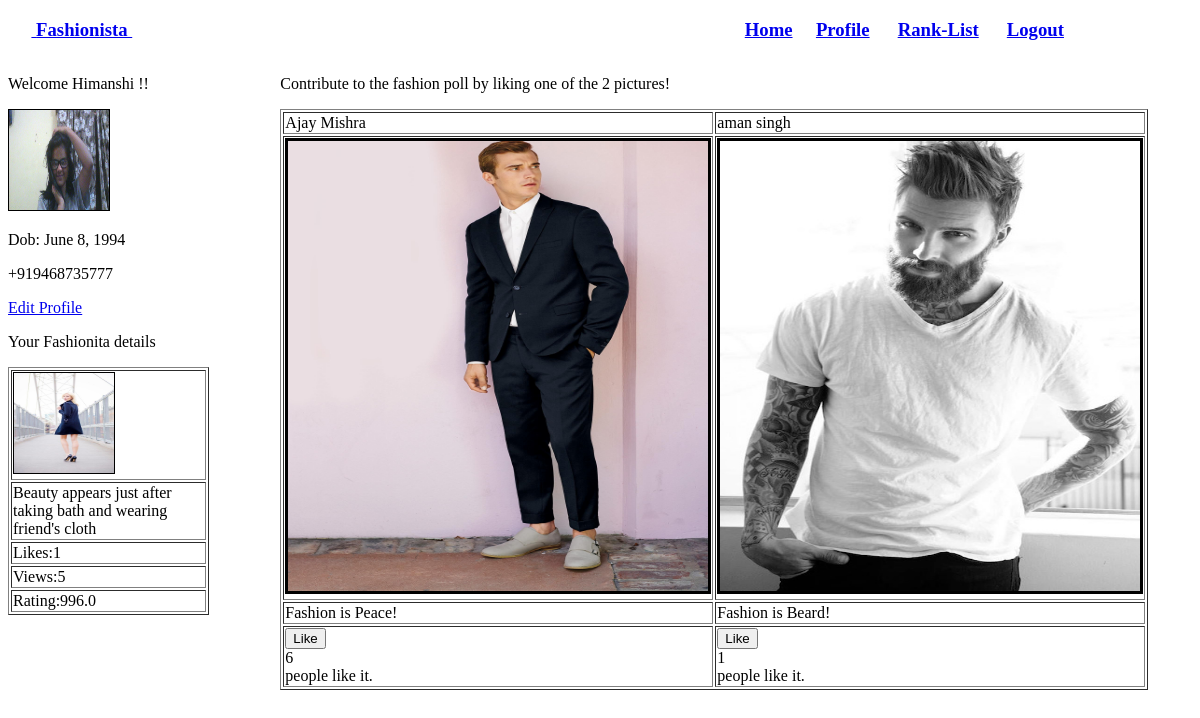
The app's page /FashionPoll/home/ (signed in), older data.
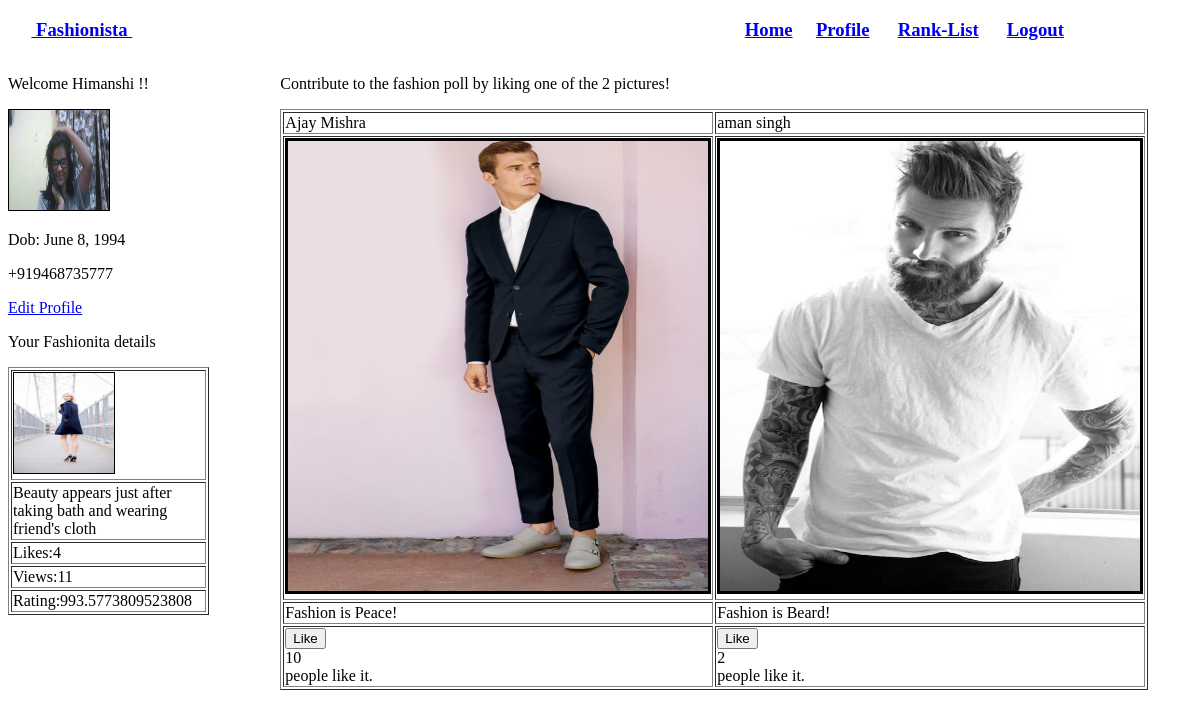
The same page, newer data.
### FashionPoll/models.py (models this page shows, shortened)
class UserProfile(models.Model):
	user = models.OneToOneField(User)
	dob = models.DateField(blank=True)
	profile_picture=models.ImageField(upload_to='profile_images',blank=True,)
	phone_number = models.CharField(max_length=16,validators=[RegexValidator(regex=r'^\+?1?\d{9,15}$', message="Phone number must be entered in the format '+9999999'. Upto 15 digits are allowed.")])

class Fashionista(models.Model):
	user = models.OneToOneField(User)
	fashionista_picture = models.ImageField(upload_to='fashionista_images',blank=False)
	title = models.CharField(max_length=250)
	likes = models.IntegerField(default=0)
	views = models.IntegerField(default=0)
	rating = models.FloatField(default = 1000.0000, db_index = True)

### FashionPoll/views.py (the view)
@login_required
def home(request):
	profile = UserProfile.objects.filter(user=request.user)[:1]
	participation = Fashionista.objects.filter(user=request.user)[:1]
	fashionista_list = Fashionista.objects.all().order_by('?')
	flist1 = fashionista_list.exclude(user=request.user)
	counter = flist1.count()
	if counter >= 2 :
		available = True
		total_pairs = (counter*(counter-1))/2
		pairs_liked = Order.objects.filter(liker = request.user)
		pairs_liked_counter = pairs_liked.count()
		if pairs_liked_counter < total_pairs :
			for element in flist1 :
				pairs_liked_having_element = pairs_liked.filter(liked = element.user) | pairs_liked.filter(unliked = element.user)
				if pairs_liked_having_element.count() < counter-1 :
					flag = False
					flist2 = flist1.exclude(user=element.user)
					for element2 in flist2 :
						if pairs_liked_having_element.filter(liked = element2.user).count() + pairs_liked_having_element.filter(unliked = element2.user).count()  == 0 :
							flag = True
							break
					if flag == True:
						break
			obj1 = element
			obj2 = element2
		else:
			available = False
			obj1 = False
			obj2 = False
	else:
		available = False
		obj1 = False
		obj2 = False
	context_dict = { 'uprofile' : profile,
					 'uparticipation' : participation,
					 'obj1' : obj1,
					 'obj2' : obj2,
					 'available' : available, }
	return render(request, 'FashionPoll/home.html', context_dict)

### templates/FashionPoll/home.html (shortened to what this page needs)
<!DOCTYPE html>
{% load static %}
<html>
<head>
	<link rel="stylesheet" href="{% static "FashionPoll/css/styleHome.css" %}" />
</head>
<body>
<h3><a href="/FashionPoll/"> Fashionista </a> <a href="/FashionPoll/home">Home</a><a href="/FashionPoll/user/{{ user.username }}">Profile</a> <a href="/FashionPoll/rank-list">Rank-List</a> <a href="/FashionPoll/logout">Logout</a>  </h3>
<div class="dynamic">
			<div style="float:left;width:17%;">
				<p>Welcome {{ user.first_name }} !!</p>
				{% for up in uprofile %}
					<p><img src="{{ MEDIA_URL }}{{ up.profile_picture }}" alt="No Profile Picture" border=1 height=100px width=100px></img></p>
					<p> Dob: {{ up.dob }} </p>
					<p> {{ up.phone_number }}</p>
				{% endfor %}
				<p> <a href="/FashionPoll/edit-profile">Edit Profile</a></p>
				{% if uparticipation %}
					<p> Your Fashionita details </p>
					{% for part in uparticipation %}
						<table border="1">
						<tr><td><img src="{{ MEDIA_URL }}{{ part.fashionista_picture }}" alt="xyz" border=1 height=100px width=100px></img></td></tr>
						<tr><td> {{ part.title }} </td></tr>
						<tr><td> Likes:{{ part.likes }} </td></tr>
						<tr><td> Views:{{ part.views }} </td></tr>
						<tr><td> Rating:{{ part.rating }} </td></tr>
						</table>
					{% endfor %}
				{% else %}
					<p><a href="/FashionPoll/participate"> Participate in Fashionista!</a> </p>
				{% endif %}
			</div>
		<div id="fashionpoll" style="float:right;width:77%;">
			<p> Contribute to the fashion poll by liking one of the 2 pictures! </p>
			{% if obj1 and obj2 %}
			<div id="poll">
				<table border="1">
					<tr>
						<td id="name1">{{ obj1.user.first_name }} {{ obj1.user.last_name }}</td>
						<td id="name2">{{ obj2.user.first_name }} {{ obj2.user.last_name }}</td>
					</tr>
					<tr>
						<td id="image1"><img  src="{{ MEDIA_URL }}{{ obj1.fashionista_picture }}" alt="{{ obj1.fashionista_picture }}" border=3 height=450px width=420px></img></td>
						<td id="image2"><img  src="{{ MEDIA_URL }}{{ obj2.fashionista_picture }}" alt="{{ obj2.fashionista_picture }}" border=3 height=450px width=420px></img></td>
					</tr>
					<tr>
						<td id="title1">{{ obj1.title }}</td>
						<td id="title2">{{ obj2.title }}</td>
					</tr>
					<tr>
						<td id="button1"><button type="button" id="like" fashionistaId="{{ obj1.id }}" userId="{{ obj1.user.id }}">Like</button> &nbsp&nbsp&nbsp&nbsp <div id="like_count">{{ obj1.likes }}</div> people like it. </td>
						<td id="button2"><button type="button" id="like2" fashionistaId="{{ obj2.id }}" userId="{{ obj2.user.id }}">Like</button>&nbsp&nbsp&nbsp&nbsp <div id="like_count2">{{ obj2.likes }}</div> people like it. </td>
					</tr>
				</table>
				</div>
			{% else %}
				<h2>There are not enough competitiors remaining for competetion!</h2>
			{% endif %}
		</div>
</div>
</body>
</html>

Row changes from the older to the newer data that the page shows:
changed Fashionista "Beauty appears just after taking bath and wearing friend's cloth": likes "1" → "4"; views "5" → "11"; rating "996.0" → "993.5773809523808"
changed Fashionista "Fashion is Peace!": likes "6" → "10"
changed Fashionista "Fashion is Beard!": likes "1" → "2"
